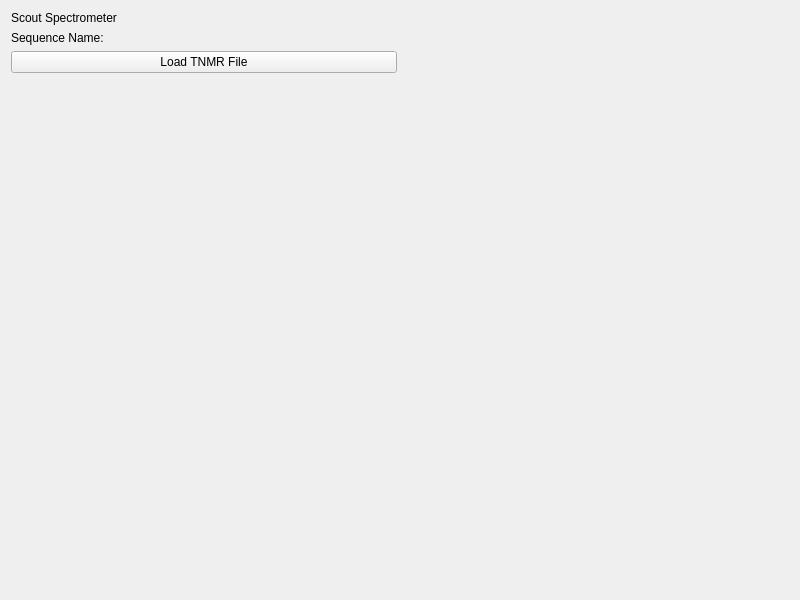
<?xml version="1.0" encoding="UTF-8"?>
<ui version="4.0">
 <class>Form</class>
 <widget class="QWidget" name="Form">
  <property name="geometry">
   <rect>
    <x>0</x>
    <y>0</y>
    <width>800</width>
    <height>600</height>
   </rect>
  </property>
  <property name="windowTitle">
   <string>Form</string>
  </property>
  <layout class="QVBoxLayout" name="verticalLayout">
   <item>
    <layout class="QGridLayout" name="gridLayout">
     <item row="1" column="0">
      <widget class="QLabel" name="sequenceLabel">
       <property name="text">
        <string>Sequence Name:</string>
       </property>
      </widget>
     </item>
     <item row="2" column="0">
      <widget class="QPushButton" name="loadfileButton">
       <property name="text">
        <string>Load TNMR File</string>
       </property>
      </widget>
     </item>
     <item row="1" column="1">
      <widget class="QLabel" name="filenameLabel">
       <property name="text">
        <string/>
       </property>
      </widget>
     </item>
     <item row="0" column="0">
      <widget class="QLabel" name="titleLabel">
       <property name="text">
        <string>Scout Spectrometer</string>
       </property>
      </widget>
     </item>
     <item row="3" column="0">
      <spacer name="verticalSpacer">
       <property name="orientation">
        <enum>Qt::Vertical</enum>
       </property>
       <property name="sizeHint" stdset="0">
        <size>
         <width>20</width>
         <height>40</height>
        </size>
       </property>
      </spacer>
     </item>
    </layout>
   </item>
  </layout>
 </widget>
 <resources/>
 <connections/>
</ui>
